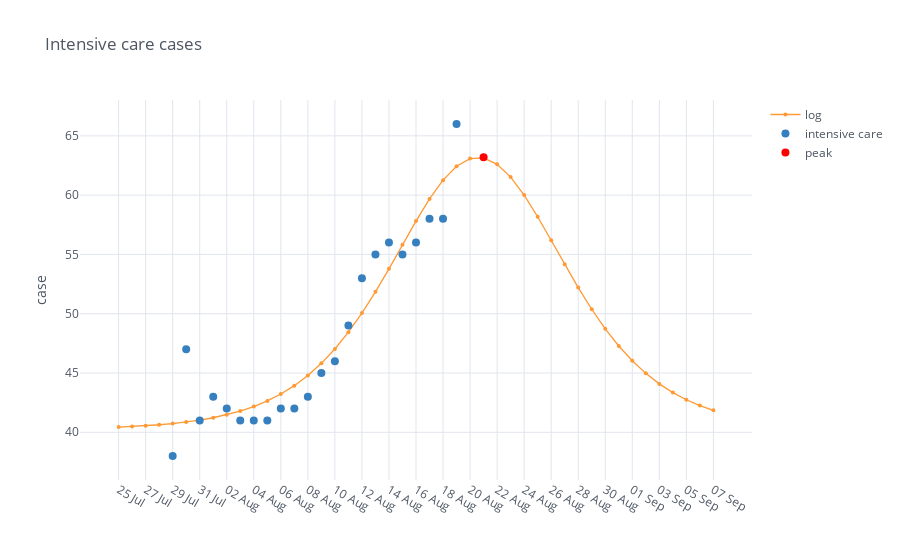

Notebook cell for this chart:
### Markdown cell above
## Fitting intensive care data with exponential and logistic models

The exponential model is:

$$y = e^{k(x-x_0)} + y_0$$

where $k, x_0, y_0$ are the parameters to estimate.

For the logistic model:

$$y = \frac{c}{1+e^{-k(x-x_0)}} + y_0$$

where $c, k, x_0, y_0$ are the parameters to estimate.

### Code cell
condition = df['intensive care'] >= 0
df = df[condition & fromDate]

fig = mpl.iplot_analysis_plot(df.drop(columns=['day']), title='Intensive care cases', exp_fitting=False, sigm_fitting=False)
fig.show()

### Figure 1 — Plotly figure (JSON) as saved in the notebook; plotly's stock layout.template omitted (floating-point values rounded to 4 significant figures)
{"data": [{"line": {"color": "rgba(255, 153, 51, 1.0)", "dash": "solid", "shape": "linear", "width": 1.3}, "marker": {"size": 4, "symbol": "circle"}, "mode": "lines+markers", "name": "log", "text": "", "type": "scatter", "x": ["25 Jul", "26 Jul", "27 Jul", "28 Jul", "29 Jul", "30 Jul", "31 Jul", "01 Aug", "02 Aug", "03 Aug", "04 Aug", "05 Aug", "06 Aug", "07 Aug", "08 Aug", "09 Aug", "10 Aug", "11 Aug", "12 Aug", "13 Aug", "14 Aug", "15 Aug", "16 Aug", "17 Aug", "18 Aug", "19 Aug", "20 Aug", "21 Aug", "22 Aug", "23 Aug", "24 Aug", "25 Aug", "26 Aug", "27 Aug", "28 Aug", "29 Aug", "30 Aug", "31 Aug", "01 Sep", "02 Sep", "03 Sep", "04 Sep", "05 Sep", "06 Sep", "07 Sep"], "y": [40.44, 40.49, 40.55, 40.63, 40.74, 40.87, 41.03, 41.23, 41.48, 41.79, 42.17, 42.64, 43.22, 43.93, 44.79, 45.82, 47.03, 48.44, 50.05, 51.85, 53.79, 55.81, 57.81, 59.68, 61.26, 62.44, 63.08, 63.14, 62.6, 61.52, 60.0, 58.18, 56.19, 54.17, 52.2, 50.38, 48.73, 47.28, 46.03, 44.97, 44.08, 43.35, 42.74, 42.25, 41.85]}, {"line": {"color": "rgba(55, 128, 191, 1.0)", "dash": "solid", "shape": "linear", "width": 1.3}, "marker": {"size": 8, "symbol": "circle"}, "mode": "markers", "name": "intensive care", "text": "", "type": "scatter", "x": ["25 Jul", "26 Jul", "27 Jul", "28 Jul", "29 Jul", "30 Jul", "31 Jul", "01 Aug", "02 Aug", "03 Aug", "04 Aug", "05 Aug", "06 Aug", "07 Aug", "08 Aug", "09 Aug", "10 Aug", "11 Aug", "12 Aug", "13 Aug", "14 Aug", "15 Aug", "16 Aug", "17 Aug", "18 Aug", "19 Aug", "20 Aug", "21 Aug", "22 Aug", "23 Aug", "24 Aug", "25 Aug", "26 Aug", "27 Aug", "28 Aug", "29 Aug", "30 Aug", "31 Aug", "01 Sep", "02 Sep", "03 Sep", "04 Sep", "05 Sep", "06 Sep", "07 Sep"], "y": ["", "", "", "", 38.0, 47.0, 41.0, 43.0, 42.0, 41.0, 41.0, 41.0, 42.0, 42.0, 43.0, 45.0, 46.0, 49.0, 53.0, 55.0, 56.0, 55.0, 56.0, 58.0, 58.0, 66.0, "", "", "", "", "", "", "", "", "", "", "", "", "", "", "", "", "", "", ""]}, {"marker": {"color": "rgba(255, 0, 0, 125)", "size": 8}, "mode": "markers", "name": "peak", "type": "scatter", "x": ["21 Aug"], "y": [63.19]}], "layout": {"legend": {"bgcolor": "#FFFFFF", "font": {"color": "#4D5663"}}, "paper_bgcolor": "#FFFFFF", "plot_bgcolor": "#FFFFFF", "title": {"font": {"color": "#4D5663"}, "text": "Intensive care cases"}, "xaxis": {"gridcolor": "#E1E5ED", "showgrid": true, "tickfont": {"color": "#4D5663"}, "title": {"font": {"color": "#4D5663"}, "text": ""}, "zerolinecolor": "#E1E5ED"}, "yaxis": {"gridcolor": "#E1E5ED", "showgrid": true, "tickfont": {"color": "#4D5663"}, "title": {"font": {"color": "#4D5663"}, "text": "case"}, "zerolinecolor": "#E1E5ED"}}}
